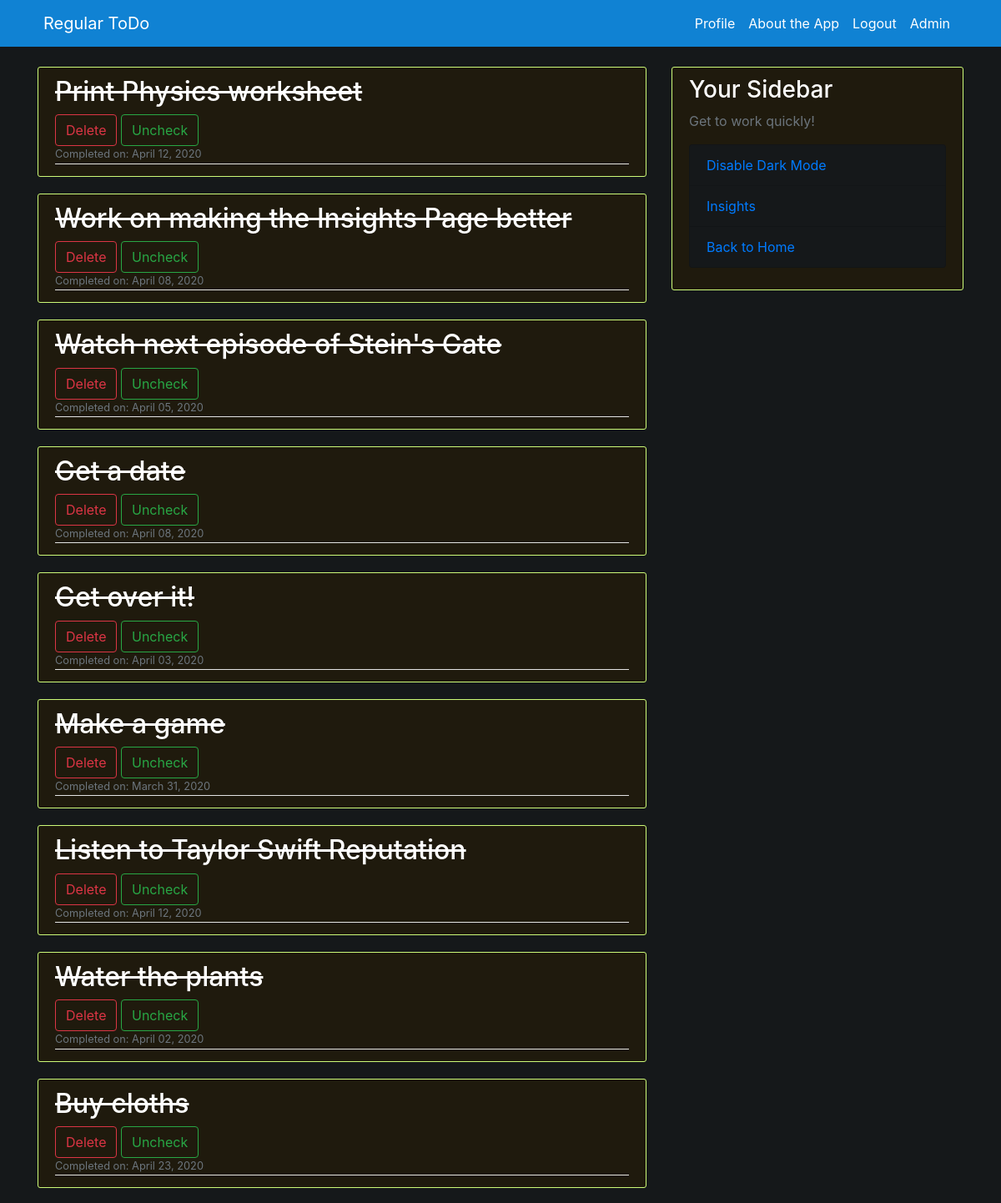
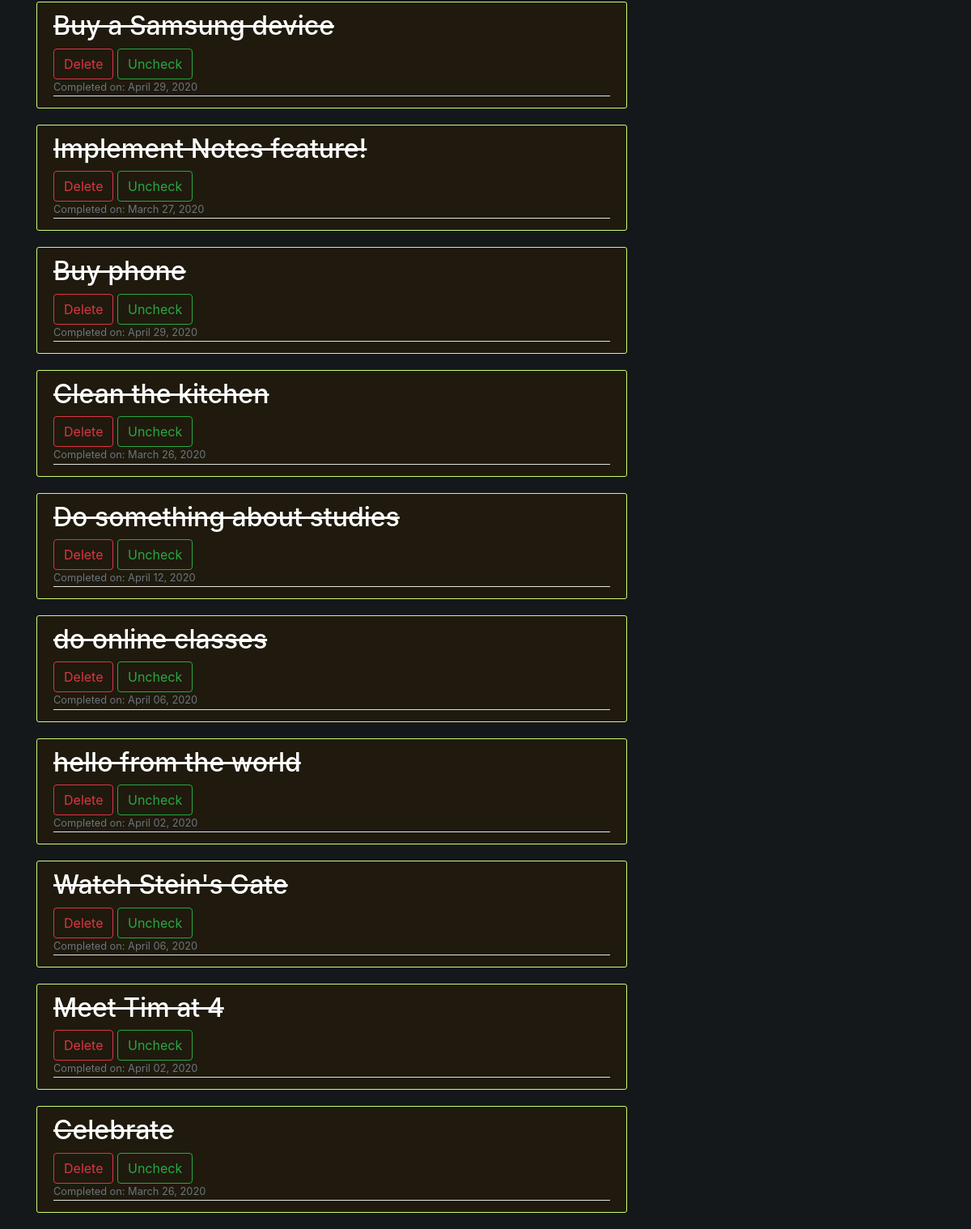
/todo/completed/ (signed in), run on the app's committed database (2 pictures, top to bottom).
### ToDo/models.py (models this page shows, shortened)
class ToDo(models.Model):
    title = models.CharField(max_length=100)
    date_posted = models.DateTimeField(default=timezone.now)
    creator = models.ForeignKey(User, on_delete=models.CASCADE)
    is_checked = models.BooleanField(default=False)
    due_date = models.DateTimeField(null=True, blank=True)
    due_date_color = models.CharField(max_length=100, null=True, blank=True)
    num_of_subtasks = models.IntegerField(default=0)
    date_completed = models.DateTimeField(null=True, blank=True)
    notes = models.BooleanField(default=False)
    important = models.BooleanField(default=False)

### ToDo/views.py (the view)
# urls.py: path('todo/completed/', TodoCompletedView.as_view(), name="todo-completed"),
class TodoCompletedView(ListView):
    model = ToDo
    template_name = "ToDo/completed.html"
    context_object_name = "todos"
    ordering = ["-date_posted"]

### ToDo/templates/ToDo/completed.html
{% extends "ToDo/base.html" %}
{% block content %}
{% if user.is_authenticated %}
    {% for todo in todos %}
        {% if user.username|lower == todo.creator|lower and todo.is_checked %}
            <article class="media content-section">
                <div class="media-body">
                    <h2><a class="article-title"><s>{{ todo.title }}</s></a></h2>
                    <button onclick="location.href='{% url 'todo-delete' todo.pk %}'" class="btn btn-outline-danger" type="submit">Delete</button>
                    <button onclick="location.href='{% url 'todo-uncheck' todo.pk %}'" class="btn btn-outline-success" type="submit">Uncheck</button>
                    <br>
                    {% if todo.date_completed != None %}
                        <div class="article-metadata">
                            <small class="text-muted">Completed on: {{ todo.date_completed|date:"F d, Y" }}</small>
                        </div>
                    {% endif %}
                </div>
            </article>
        {% endif %}
    {% endfor %}
{% endif %}
{% endblock content %}

### ToDo/templates/ToDo/base.html (shortened to what this page needs)
{% load static %}
{% load user_agents %}
<html>
<head>
    <link rel="stylesheet" href="https://maxcdn.bootstrapcdn.com/bootstrap/4.0.0/css/bootstrap.min.css">
    {% if user.profile.has_dark_mode %}
        <link rel="stylesheet" type="text/css" href="{% static 'ToDo/main_dark.css' %}">
    {% else %}
        <link rel="stylesheet" type="text/css" href="{% static 'ToDo/main_light.css' %}">
    {% endif %}
</head>
<body>
    <header class="site-header">
        <nav class="navbar navbar-nav navbar-dark bg-steel navbar-expand-md fixed-top nav-fill">
          <div class="container">
            <a style="padding-left:15px" class="navbar-brand mr-4 nav-link" href="{% url 'todo-home' %}">Regular ToDo</a>
            <div class="collapse navbar-collapse" id="navbarToggle">
              <div class="navbar-nav">
                {% if user.is_authenticated %}
                    {% if request.path != "/profile/" %}
                        <a class="nav-item nav-link" href="{% url 'profile' %}">Profile</a>
                    {% endif %}
                    {% if request.path != "/about/" %}
                        <a class="nav-item nav-link" href="{% url 'todo-about' %}">About the App</a>
                    {% endif %}
                    <a class="nav-item nav-link" href="{% url 'logout' %}">Logout</a>
                    {% if user.is_superuser %}
                        <a class="nav-item nav-link" href="{% url 'admin:index' %}">Admin</a>
                    {% endif %}
                {% endif %}
              </div>
            </div>
          </div>
        </nav>
    </header>
    <main role="main" class="container">
        <div class="row">
            <div class="col-md-8">
                {% block content %}{% endblock %}
            </div>
            {% if user.is_authenticated and request.path != "/about/" %}
                <div class="col-md-4">
                    <div class="content-section">
                        <h3>Your Sidebar</h3>
                        <p class='text-muted'>Get to work quickly!
                            <ul class="list-group">
                                {% if user.profile.has_dark_mode %}
                                    <li class="list-group-item dark-mode-assist-section"><a href="{% url 'todo-darkmode' %}">Disable Dark Mode</a></li>
                                {% else %}
                                    <li class="list-group-item dark-mode-assist-section"><a href="{% url 'todo-darkmode' %}">Enable Dark Mode</a></li>
                                {% endif %}
                                {% if request.path != "/insights/" %}
                                    <li class="list-group-item dark-mode-assist-section"><a href="{% url 'insights' %}">Insights</a></li>
                                {% endif %}
                                {% if request.path != '/' %}
                                    <li class="list-group-item dark-mode-assist-section"><a href="{% url 'todo-home' %}">Back to Home</a></li>
                                {% endif %}
                            </ul>
                        </p>
                    </div>
                </div>
            {% endif %}
        </div>
    </main>
</body>
</html>

### static/ToDo/main_dark.css (style rules this page uses)
body { background: #15181a; color: #333333; margin-top: 5rem; }
h1, h2, h3, h4, h5, h6 { color: #ffffff; }
.dark-mode-assist-section { color: #ffffff; background: #15181a; border: 1px line #a80de0; }
ul { margin: 0; }
.bg-steel { background-color: #1082d3; }
.site-header .navbar-nav .nav-link { color: #ffffff; }
.content-section { background: #1f1a0d; padding: 10px 20px; border: 1px solid #ccfa78; border-radius: 3px; margin-bottom: 20px; }
.article-title { color: #ffffff; }
.article-metadata { padding-bottom: 1px; margin-bottom: 4px; border-bottom: 1px solid #e3e3e3 }

### data on the page
ToDo: title "Print Physics worksheet", date_completed "April 12, 2020"
ToDo: title "Work on making the Insights Page better", date_completed "April 08, 2020"
ToDo: title "Watch next episode of Stein's Gate", date_completed "April 05, 2020"
ToDo: title "Get a date", date_completed "April 08, 2020"
ToDo: title "Get over it!", date_completed "April 03, 2020"
ToDo: title "Make a game", date_completed "March 31, 2020"
ToDo: title "Listen to Taylor Swift Reputation", date_completed "April 12, 2020"
ToDo: title "Water the plants", date_completed "April 02, 2020"
ToDo: title "Buy cloths", date_completed "April 23, 2020"
ToDo: title "Buy a Samsung device", date_completed "April 29, 2020"
ToDo: title "Implement Notes feature!", date_completed "March 27, 2020"
ToDo: title "Buy phone", date_completed "April 29, 2020"
ToDo: title "Clean the kitchen", date_completed "March 26, 2020"
ToDo: title "Do something about studies", date_completed "April 12, 2020"
ToDo: title "do online classes", date_completed "April 06, 2020"
ToDo: title "hello from the world", date_completed "April 02, 2020"
ToDo: title "Watch Stein's Gate", date_completed "April 06, 2020"
ToDo: title "Meet Tim at 4", date_completed "April 02, 2020"
ToDo: title "Celebrate", date_completed "March 26, 2020"
